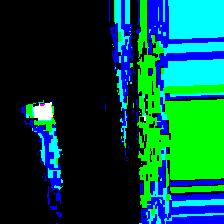
#> input picture data/datasets/augmented_dataset/Akshay Kumar/Akshay Kumar_150_9566.jpg, 224 x 224 px, found by its file name; its folder holds only this picture in this run
$ jupyter execute --allow-errors Infosys_Project_final.ipynb   (shell and % lines are left out)
#> lines starting #> are read from the running program, lines starting #| are printed output that depends on the picture
[cell 1]
# Importing Libraries
import pandas as pd
import numpy as np
import matplotlib.pyplot as plt
import os, shutil
import cv2
import matplotlib.image as mping
import seaborn as sns
plt.style.use('ggplot')

import tensorflow as tf
from tensorflow.keras.preprocessing.image import ImageDataGenerator
from tensorflow.keras.models import Model
from tensorflow.keras.layers import Dense, Flatten, Dropout
from tensorflow.keras.applications.vgg19 import VGG19
from tensorflow.keras.optimizers import SGD, RMSprop, Adam
from tensorflow.keras.callbacks import EarlyStopping, ModelCheckpoint, ReduceLROnPlateau

#> (a cell that did not finish here is left out)

[cell 3]
# Dataset
import zipfile
#> (the rest of this cell did not finish here and is left out)

Preprosesing

[cell 4]
#Renaming
# Define the base folder path
base_folder = '/content/Infosys DataSet'

# Iterate through each subfolder (class) in the base folder
#> (the rest of this cell did not finish here and is left out)

[cell 5]
# EDA(Exploratory Data Analysis)
# Base directory containing subfolders with images
base_folder_path = '/content/Infosys DataSet'

# Get all subfolders (directories) inside the base folder
#> (the rest of this cell did not finish here and is left out)

[cell 6]
# Plotting
import random
# Path to the base directory containing subfolders
base_folder_path = "/content/Infosys DataSet"

# List all subfolders in the base folder
#> (the rest of this cell did not finish here and is left out)

[cell 7]
#Gray Scale Conversion display
# Define the dataset path
dataset_path = '/content/Infosys DataSet'

# Preprocessing function
# [23 lines left out: function preprocess_image, not called in this run]

# Dictionary to store preprocessed images by class
preprocessed_data = {}

# Process each subfolder (class)
#> (the rest of this cell did not finish here and is left out)

[cell 8]
#Display
# Preprocessing function (same as in your dataset code)
# [9 lines left out: function preprocess_image, not called in this run]

def display_preprocessed_image_from_path(image_path):
    if not os.path.exists(image_path):
        print(f"Error: File not found at '{image_path}'.")
        return

    try:
        # Read the image
        image = cv2.imread(image_path, cv2.IMREAD_COLOR)
        if image is None:
            print(f"Error: Unable to read the image at '{image_path}'.")
            return

        # Preprocess the image
        preprocessed_image = preprocess_image(image)

        # Plot the different channels
        plt.figure(figsize=(12, 4))

        # Grayscale channel
        plt.subplot(1, 3, 1)
        plt.imshow(preprocessed_image[:, :, 0], cmap='gray')
        plt.title("Grayscale")
        plt.axis('off')

        # Blurred channel
        plt.subplot(1, 3, 2)
        plt.imshow(preprocessed_image[:, :, 1], cmap='gray')
        plt.title("Blurred")
        plt.axis('off')

        # Edges channel
        plt.subplot(1, 3, 3)
        plt.imshow(preprocessed_image[:, :, 2], cmap='gray')
        plt.title("Edges")
        plt.axis('off')

        plt.suptitle(f"Preprocessed Image: {os.path.basename(image_path)}", fontsize=14)
        plt.tight_layout()
        plt.show()

    except Exception as e:
        print(f"An error occurred while processing the image: {e}")

# Example usage
# Replace this path with any image path from your dataset
image_path = '/content/Infosys DataSet/Akshay Kumar/Akshay Kumar_10.jpg'
display_preprocessed_image_from_path(image_path)

[cell 9]
#Cropping Image
# [25 lines left out: function crop_and_normalize_image, not called in this run]

[cell 10]
image_path = '/content/Infosys DataSet/Akshay Kumar/Akshay Kumar_17.jpg'
if os.path.exists(image_path):
    image = cv2.imread(image_path)
    cropped_image = crop_and_normalize_image(image, plot=True)
else:
    print(f"Image not found at path: {image_path}")

Data Augumentation

[cell 11]
import os
import cv2
import numpy as np
from tensorflow.keras.preprocessing.image import ImageDataGenerator
import shutil

# Paths for dataset and augmented data
base_folder = '/content/Infosys DataSet'  # Path to original dataset
augmented_data_path = '/content/augmented_dataset'  # Path to store both original and augmented images

# Create output directory if it doesn't exist
os.makedirs(augmented_data_path, exist_ok=True)

# Create ImageDataGenerator for augmentation
#> (the rest of this cell did not finish here and is left out)

[cell 12]
# EDA(Exploratory Data Analysis)
base_folder_path = '/content/augmented_dataset'

# Get all subfolders (directories) inside the base folder
subfolders = [folder for folder in os.listdir(base_folder_path) if os.path.isdir(os.path.join(base_folder_path, folder))]

# Iterate through each subfolder and count the number of images
for folder in subfolders:
    folder_path = os.path.join(base_folder_path, folder)
    image_files = [f for f in os.listdir(folder_path) if os.path.isfile(os.path.join(folder_path, f))]
    number_of_images = len(image_files)
    print(f"Number of images in '{folder}' folder: {number_of_images}")

[cell 13]
# Ploting
# Base directory paths for original and augmented images
original_base_folder_path = "/content/Infosys DataSet"
augmented_base_folder_path = "/content/augmented_dataset"

# List all subfolders in the original dataset base folder
#> (the rest of this cell did not finish here and is left out)

Model's Deployment

[cell 14]
import os
import numpy as np
from sklearn.model_selection import train_test_split
from tensorflow.keras.preprocessing import image
from tensorflow.keras.preprocessing.image import ImageDataGenerator

# Define the dataset directory
dataset_dir = '/content/augmented_dataset'

# Initialize lists to store image data and labels
image_data = []
labels = []
class_labels = {actor: idx for idx, actor in enumerate(os.listdir(dataset_dir))}  # actor -> label mapping

# Load images and corresponding labels
#> (the rest of this cell did not finish here and is left out)

[cell 15]
# Path to your dataset directory
dataset_dir = '/content/augmented_dataset'

# Dynamically get the list of celebrity names (folder names)
celebrity_names = [d.name for d in os.scandir(dataset_dir) if d.is_dir()]

# Print the list of celebrity names
print(celebrity_names)

[cell 16]
from tensorflow.keras import layers, models, regularizers

#> (the rest of this cell did not finish here and is left out)

[cell 17]
import os
import numpy as np
from PIL import Image

# Define the dataset directory
dataset_dir = '/content/augmented_dataset'  # Assuming you have a combined folder of original and augmented images

# Initialize lists to store image data and labels
X_train = []
y_train = []

# Get the class names (folder names)
celebrity_names = os.listdir(dataset_dir)

# Load and preprocess the data for all the images in the dataset
for name in celebrity_names:
    celebrity_folder = os.path.join(dataset_dir, name)

    # Check if it's a directory (class folder)
    if os.path.isdir(celebrity_folder):
        for img_path in os.listdir(celebrity_folder):
            # Get the full path to the image
            img_full_path = os.path.join(celebrity_folder, img_path)

            # Open the image and convert to RGB (to ensure consistency in channels)
            img = Image.open(img_full_path).convert('RGB')
#> img is the input picture: PIL image 224x224 RGB; mean R, G, B 6.4, 77.8, 64.9
            img = img.resize((64, 64))  # Resize image to (64, 64)
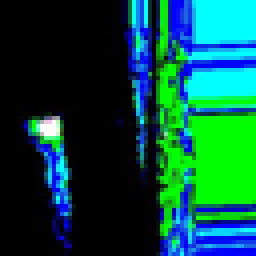
#> img: PIL image 64x64 RGB (shown 4 times larger); mean R, G, B 6.5, 77.7, 65

            # Convert the image to a numpy array and normalize
            img_array = np.array(img) / 255.0  # Normalize the image to [0, 1]

            # Append the image array and label (index of celebrity)
            X_train.append(img_array)
            y_train.append(celebrity_names.index(name))  # The label is the index of the celebrity

# Convert lists to numpy arrays
X_train = np.array(X_train, dtype=np.float32)  # Explicitly specify dtype for consistency
y_train = np.array(y_train, dtype=np.int32)  # Ensure labels are integers

# Print the size of the training set
print(f"Training set size: {X_train.shape[0]}")
#| Training set size: 1

[cell 18]
from sklearn.model_selection import train_test_split

# Split the data into training (80%) and validation (20%) sets
#> (the rest of this cell did not finish here and is left out)

[cell 19]
X_train.shape
#> Out = (1, 64, 64, 3)


$ run again, on data/datasets/augmented_dataset/Akshay Kumar/Akshay Kumar_299_4060.jpg
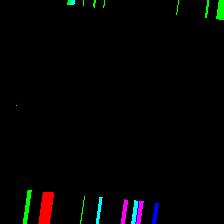
#> input picture data/datasets/augmented_dataset/Akshay Kumar/Akshay Kumar_299_4060.jpg, 224 x 224 px, found by its file name
#> img is the input picture: PIL image 224x224 RGB; mean R, G, B 3.6, 3.4, 3.3
#> `img = img.resize((64, 64))`:
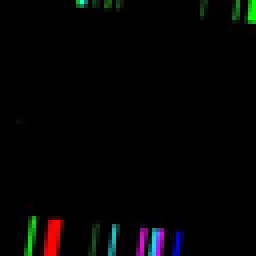
#> img: PIL image 64x64 RGB (shown 4 times larger); mean R, G, B 3.6, 3.5, 3.3
#| Training set size: 1
